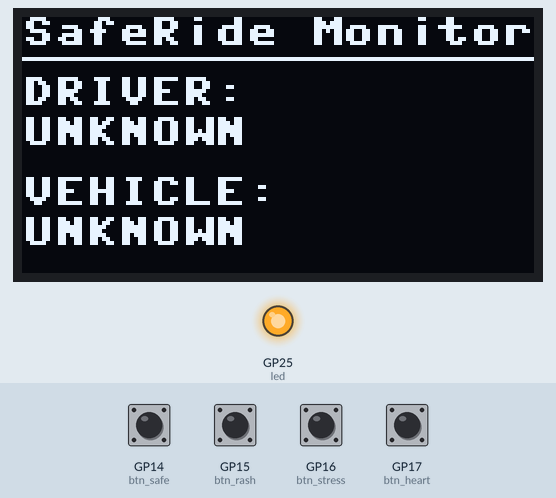
This program was run on a simulated Raspberry Pi Pico running MicroPython. Shown: 128×64 one-colour display, output pins drawn as LEDs (lit = HIGH). Inputs (shaded band) come from the test bench; at power-on: GP14 (btn_safe), GP15 (btn_rash), GP16 (btn_stress), GP17 (btn_heart) HIGH. WiFi joins after 1.5 s; random numbers come from a fixed seed; no MQTT or app messages arrive unless stated; the clock reads 2024-03-15 10:24:30 at power-on unless the program sets it; library files of the repository ran but are not shown: sh1106.py; what the program prints to the serial console is not drawn.

Above: at 4.2 s.
4.3 s: GP14 (btn_safe) pulled LOW for 0.15 s
At 5.1 s:
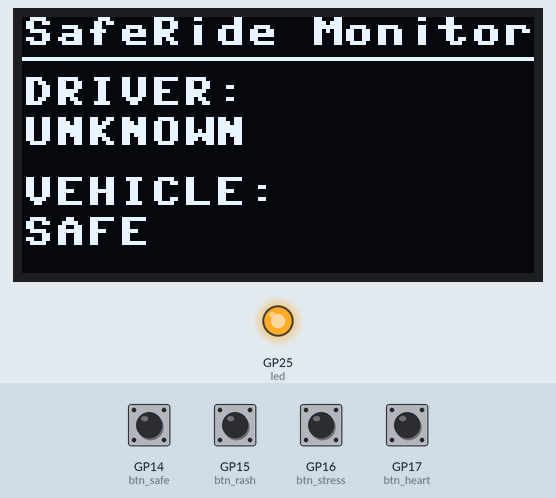
5.9 s: GP15 (btn_rash) pulled LOW for 0.15 s
At 6.9 s:
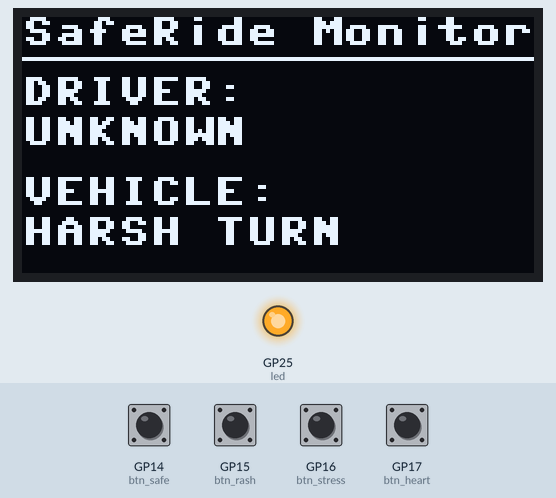
7.5 s: GP16 (btn_stress) pulled LOW for 0.15 s
At 8.1 s:
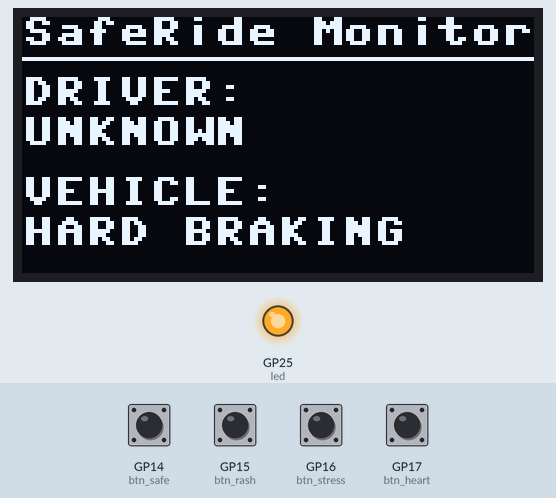
12.1 s: GP14 (btn_safe) pulled LOW for 1 s
At 13.6 s:
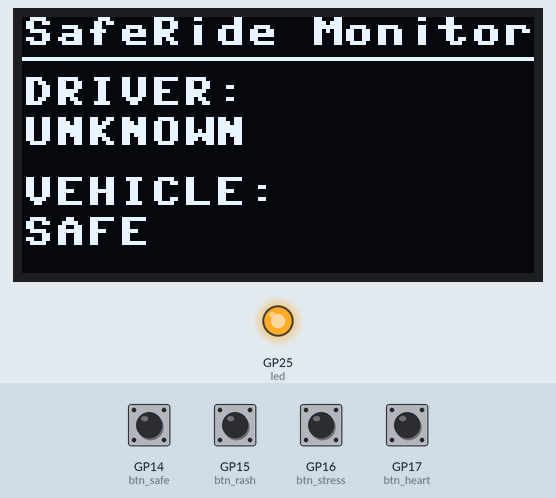
Timing chart, 0 to 15.1 s (numbered marks = the images above; inputs shaded):
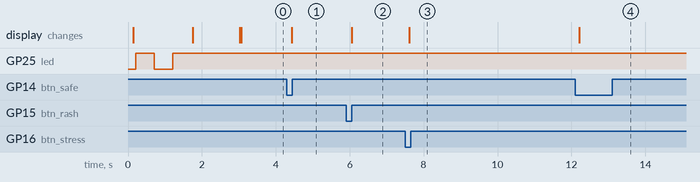

Measured:
- after the input at 4.3 s, the display: changes after 0.13 s (image 1)
- after the input at 5.9 s, the display: changes after 0.15 s (image 2)
- after the input at 7.5 s, the display: changes after 0.12 s (image 3)
- after the input at 12.1 s, the display: changes after 0.11 s (image 4)

The program:

main.py
```python
import network
import time
import json
import machine
from umqtt.simple import MQTTClient
import sh1106 # This should be sh1106 if 1.2 inch display, snmaller display uses the sh1306 driver
import random

# ==========================================
# 1. CONFIGURATION
# ==========================================
WIFI_SSID = "YOUR-WIFI-NAME(2.4 GHz)"        # <--- Update this!
WIFI_PASSWORD = "YOUR-WIFI-PASSWORD" # <--- Update this!
MQTT_BROKER_IP = "FIND THE IP OF YOUR LAPTOP"      # <--- Update this!

# ==========================================
# 2. HARDWARE SETUP
# ==========================================
# Wires (Back to Safe, Rash, Stress)
btn_safe = machine.Pin(14, machine.Pin.IN, machine.Pin.PULL_UP)
btn_rash = machine.Pin(15, machine.Pin.IN, machine.Pin.PULL_UP)
btn_stress = machine.Pin(16, machine.Pin.IN, machine.Pin.PULL_UP)
btn_heart = machine.Pin(17, machine.Pin.IN, machine.Pin.PULL_UP) # New Heart Rate Wire

# ... (rest of code)


# OLED (SH1106)
i2c = machine.SoftI2C(sda=machine.Pin(0), scl=machine.Pin(1), freq=100000)
oled = sh1106.SH1106_I2C(128, 64, i2c, addr=0x3c)
led = machine.Pin("LED", machine.Pin.OUT)

# ==========================================
# 3. LOGIC
# ==========================================
MQTT_TOPIC = "vehicles/v-101/telemetry"
VEHICLE_ID = "v-101"

def connect_wifi():
    wlan = network.WLAN(network.STA_IF)
    wlan.active(True)
    wlan.connect(WIFI_SSID, WIFI_PASSWORD)

    oled.fill(0)
    oled.text("Connecting...", 0, 0)
    oled.text(WIFI_SSID[:16], 0, 15)
    oled.show()

    max_retries = 20
    while not wlan.isconnected() and max_retries > 0:
        led.toggle()
        time.sleep(0.5)
        max_retries -= 1

    if wlan.isconnected():
        ip = wlan.ifconfig()[0]
        oled.fill(0)
        oled.text("WiFi Connected!", 0, 0)
        oled.text(ip, 0, 15)
        oled.show()
        time.sleep(1)
        return ip
    return None

# Global State
current_driver_status = "UNKNOWN"
current_vehicle_status = "UNKNOWN"

def draw_dual_status():
    oled.fill(0)
    # Header
    oled.text("SafeRide Monitor", 0, 0)
    oled.hline(0, 10, 128, 1)

    # Driver Status (Top)
    oled.text("DRIVER:", 0, 15)
    oled.text(current_driver_status[:16], 0, 25)

    # Vehicle Status (Bottom)
    oled.text("VEHICLE:", 0, 40)
    oled.text(current_vehicle_status[:16], 0, 50)

    oled.show()

def sub_cb(topic, msg):
    global current_driver_status, current_vehicle_status
    try:
        payload = json.loads(msg)
        status = payload.get("status", "unknown").upper()

        # Determine type based on status value
        # Driver Statuses
        if status in ["SAFE", "DROWSY", "DISTRACTED", "FATIGUE"]:
            current_driver_status = status
        # Vehicle Statuses
        elif status in ["SAFE_VEHICLE", "HARSH TURN", "HARD BRAKING"]:
            current_vehicle_status = status.replace("SAFE_VEHICLE", "SAFE")

        draw_dual_status()
    except Exception as e:
        print(f"Error parsing msg: {e}")

def main():
    try:
        ip = connect_wifi()
        if not ip:
            oled.text("WiFi Failed", 0, 30)
            oled.show()
            return

        client = MQTTClient("pico-w-saferide", MQTT_BROKER_IP, port=1883)
        client.set_callback(sub_cb)
        client.connect()
        client.subscribe(MQTT_TOPIC)
        print(f"Subscribed to {MQTT_TOPIC}")

        # Initial Screen
        draw_dual_status()

        last_press = 0
        while True:
            client.check_msg() # Check for incoming messages (non-blocking)

            now = time.time()
            status_to_send = None

            if btn_safe.value() == 0: status_to_send = "safe_vehicle"
            elif btn_rash.value() == 0: status_to_send = "harsh turn"
            elif btn_stress.value() == 0: status_to_send = "hard braking"

            # Heart Rate Logic
            # Wire Connected (LOW) = High BPM (Critical)
            # Wire Disconnected (HIGH) = Normal BPM
            if btn_heart.value() == 0:
                heart_rate = random.randint(125, 145) # Critical
            else:
                heart_rate = random.randint(60, 80) # Normal

            # Determine if we should send data
            should_send = False
            if status_to_send:
                should_send = True
            elif heart_rate > 100: # Critical Heart Rate Trigger
                should_send = True
                status_to_send = "safe_vehicle" # Default status for health alert

            if should_send and (now - last_press > 0.5):
                print(f"Sending: {status_to_send} (HR: {heart_rate})")

                # Optimistic UI Update (will be confirmed by MQTT echo)
                global current_vehicle_status
                current_vehicle_status = status_to_send.upper().replace("SAFE_VEHICLE", "SAFE")
                draw_dual_status()

                payload = json.dumps({
                    "vehicle_id": VEHICLE_ID,
                    "timestamp": time.time(),
                    "status": status_to_send,
                    "lat": 28.7041,
                    "long": 77.1025,
                    "confidence": 0.99,
                    "heart_rate": heart_rate # Send HR
                })
                client.publish(MQTT_TOPIC, payload)
                last_press = now

            time.sleep(0.05)

    except Exception as e:
        print(f"Critical Error: {e}")
        oled.fill(0)
        oled.text("Error:", 0, 0)
        oled.text(str(e)[:16], 0, 15)
        oled.show()
        machine.reset()

if __name__ == "__main__":
    main()
```
